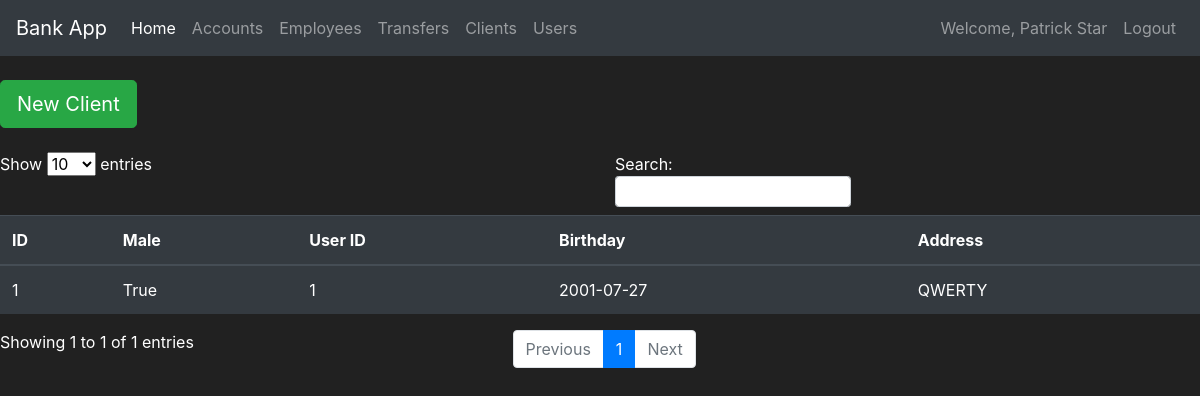
Screenshot of /clients (signed in) with the database file from the repository.
### bank/models.py (models this page shows, shortened)
class User(db.Model, UserMixin):
    id = db.Column(db.Integer(), primary_key=True, autoincrement=True)
    name = db.Column(db.String())
    email = db.Column(db.String())
    password = db.Column(db.String)

class Client(db.Model):
    id = db.Column(db.Integer(), primary_key=True, autoincrement=True)
    gender = db.Column(db.Boolean())
    user_id = db.Column(db.Integer, db.ForeignKey(User.id))
    passport_id = db.Column(db.String())
    birth_date = db.Column(db.Date())
    address = db.Column(db.String())

### bank/routes.py (the view)
@app.route('/clients')
@login_required
def clients_page():
    clients = Client.query.all()
    return render_template("clients.html", clients=clients)

### bank/models.py (called while the page is built)
@login_manager.user_loader
def load_user(user_id):
    return User.query.get(int(user_id))

### bank/templates/clients.html (shortened to what this page needs)
{% extends "layout.html" %}
{% block body %}
    <br>
    <div class="expand-md">
        <a class="btn  btn-lg btn-outline btn-success btn-primary" href="{{ url_for('new_user_page') }}">New Client</a>
    </div>
    <br>
    <table id="data" class="table table-hover table-dark">
        <thead>
        <tr>
            <th scope="col">ID</th>
            <th scope="col">Male</th>
            <th scope="col">User ID</th>
            <th scope="col">Birthday</th>
            <th scope="col">Address</th>
        </tr>
        </thead>
        <tbody>
        {% for client in clients %}
            <tr>
                <td>{{ client.id }}</td>
                <td>{{ client.gender }}</td>
                <td>{{ client.user_id }}</td>
                <td>{{ client.birth_date }}</td>
                <td>{{ client.address }}</td>
            </tr>
        {% endfor %}
        </tbody>
    </table>
{% endblock %}

### bank/templates/layout.html (shortened to what this page needs)
<!doctype html>
<html lang="en">
<head>
    <link rel="stylesheet" href="https://cdn.jsdelivr.net/npm/bootstrap@4.5.3/dist/css/bootstrap.min.css"
>
</head>
<body>
<nav class="navbar navbar-expand-md navbar-dark bg-dark">
    <a class="navbar-brand" href="{{ url_for('home_page') }}">Bank App</a>
    <div class="collapse navbar-collapse" id="navbarNav">
        <ul class="navbar-nav mr-auto">
            <li class="nav-item active">
                <a class="nav-link" href="{{ url_for('home_page') }}">Home <span class="sr-only">(current)</span></a>
            </li>
            <li class="nav-item">
                <a class="nav-link" href="{{ url_for('accounts_page') }}">Accounts</a>
            </li>
            <li class="nav-item">
                <a class="nav-link" href="{{ url_for('employees_page') }}">Employees</a>
            </li>
            <li class="nav-item">
                <a class="nav-link" href="{{ url_for('transfer_page') }}">Transfers</a>
            </li>
            <li class="nav-item">
                <a class="nav-link" href="{{ url_for('clients_page') }}">Clients</a>
            </li>
            <li class="nav-item">
                <a class="nav-link" href="{{ url_for('users_page') }}">Users</a>
            </li>
        </ul>
        {% if current_user.is_authenticated %}
            <ul class="navbar-nav">
                <li class="nav-item">
                    <a class="nav-link">Welcome, {{ current_user.name }}</a>
                </li>
                <li class="nav-item">
                    <a class="nav-link" href="{{ url_for('logout_page') }}">Logout</a>
                </li>
            </ul>
        {% endif %}
    </div>
</nav>
{% block body %}
{% endblock %}
</body>
</html>

### bank/templates/layout.html (style rules this page uses)
body { background-color: #212121; color: white }

### rows the page displays
User: name "Patrick Star"
Client: id "1", gender "True", user_id "1", birth_date "2001-07-27", address "QWERTY"
